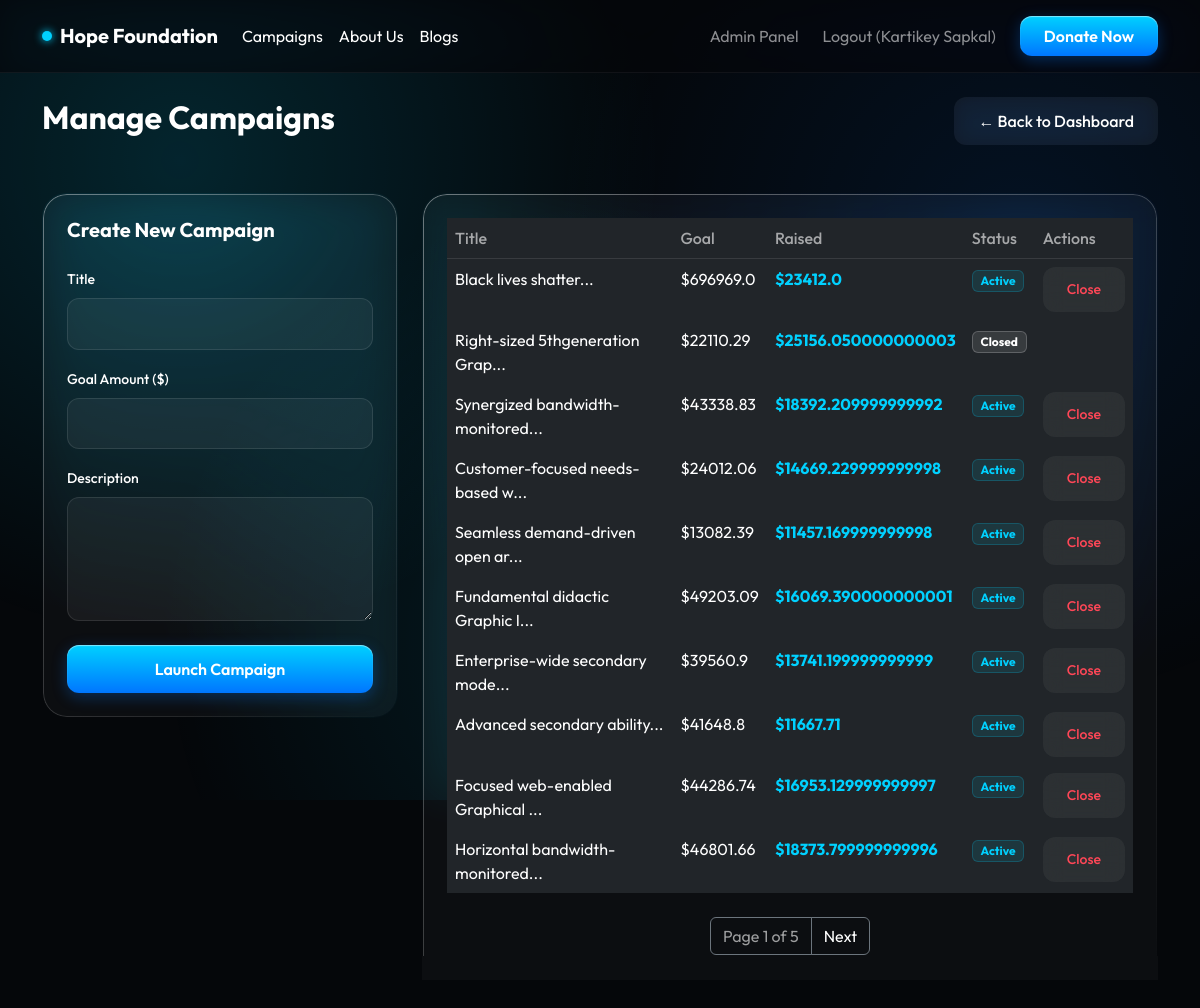
/admin/campaigns (signed in), run on the app's committed database.
### models.py (models this page shows, shortened)
class Campaign(db.Model):
    id = db.Column(db.Integer, primary_key=True)
    title = db.Column(db.String(150), nullable=False)
    category = db.Column(db.String(50), default='General')
    image_url = db.Column(db.String(255), default='https://via.placeholder.com/600x400?text=Campaign')
    description = db.Column(db.Text, nullable=False)
    goal_amount = db.Column(db.Float, nullable=False)
    raised_amount = db.Column(db.Float, default=0.0)
    is_active = db.Column(db.Boolean, default=True)
    created_at = db.Column(db.DateTime, default=datetime.utcnow)

### routes/admin.py (the view, shortened to what this page needs)
    @app.route('/admin/campaigns', methods=['GET', 'POST'])
    @admin_required
    def admin_campaigns():
        page = request.args.get('page', 1, type=int)
        campaigns = Campaign.query.order_by(Campaign.created_at.desc()).paginate(page=page, per_page=10)
        return render_template('admin_campaigns.html', campaigns=campaigns.items, pagination=campaigns)

### utils.py (called while the page is built)
def admin_required(f):
    @wraps(f)
    def decorated_function(*args, **kwargs):
        if 'user_id' not in session or not session.get('is_admin'):
            flash('Administrator access required.', 'danger')
            return redirect(url_for('index'))
        return f(*args, **kwargs)
    return decorated_function

### templates/admin_campaigns.html (shortened to what this page needs)
{% extends "base.html" %}
{% block content %}
<div class="d-flex justify-content-between align-items-center mb-5 mt-4">
    <h2 class="fw-bold text-white">Manage Campaigns</h2>
    <a href="{{ url_for('admin_dashboard') }}" class="btn btn-outline-glossy border-0">&larr; Back to Dashboard</a>
</div>
<div class="row g-4">
    <div class="col-lg-4">
        <div class="glossy-card p-4">
            <h5 class="fw-bold text-white mb-4">Create New Campaign</h5>
            <form method="POST">
                <div class="mb-3">
                    <label class="form-label text-white small fw-medium">Title</label>
                    <input type="text" name="title" class="form-control form-control-glossy" required>
                </div>
                <div class="mb-3">
                    <label class="form-label text-white small fw-medium">Goal Amount ($)</label>
                    <input type="number" name="goal_amount" class="form-control form-control-glossy" required>
                </div>
                <div class="mb-4">
                    <label class="form-label text-white small fw-medium">Description</label>
                    <textarea name="description" class="form-control form-control-glossy" rows="4" required></textarea>
                </div>
                <button type="submit" class="btn btn-primary-glossy w-100">Launch Campaign</button>
            </form>
        </div>
    </div>
    <div class="col-lg-8">
        <div class="glossy-card p-4">
            <div class="table-responsive">
                <table class="table table-dark table-borderless table-hover mb-0">
                    <thead style="border-bottom: 1px solid rgba(255,255,255,0.1);">
                        <tr>
                            <th class="text-muted fw-medium">Title</th>
                            <th class="text-muted fw-medium">Goal</th>
                            <th class="text-muted fw-medium">Raised</th>
                            <th class="text-muted fw-medium">Status</th>
                            <th class="text-muted fw-medium">Actions</th>
                        </tr>
                    </thead>
                    <tbody>
                        {% for c in campaigns %}
                        <tr>
                            <td>{{ c.title[:30] }}...</td>
                            <td>${{ c.goal_amount }}</td>
                            <td class="fw-bold" style="color: var(--accent-blue);">${{ c.raised_amount }}</td>
                            <td>
                                {% if c.is_active %}
                                    <span class="badge" style="background: rgba(0, 209, 255, 0.1); color: var(--accent-blue); border: 1px solid rgba(0, 209, 255, 0.2);">Active</span>
                                {% else %}
                                    <span class="badge" style="background: rgba(255, 255, 255, 0.1); color: #fff; border: 1px solid rgba(255, 255, 255, 0.2);">Closed</span>
                                {% endif %}
                            </td>
                            <td>
                                {% if c.is_active %}
                                    <a href="{{ url_for('close_campaign', id=c.id) }}" class="btn btn-sm btn-outline-glossy border-0" style="color: #ff4757;">Close</a>
                                {% endif %}
                            </td>
                        </tr>
                        {% endfor %}
                    </tbody>
                </table>
            </div>
            {% if pagination.pages > 1 %}
            <nav class="mt-4">
                <ul class="pagination justify-content-center mb-0">
                    <li class="page-item disabled"><span class="page-link bg-transparent text-muted border-secondary">Page {{ pagination.page }} of {{ pagination.pages }}</span></li>
                    {% if pagination.has_next %}
                        <li class="page-item"><a class="page-link bg-transparent text-white border-secondary" href="{{ url_for(request.endpoint, page=pagination.next_num) }}">Next</a></li>
                    {% endif %}
                </ul>
            </nav>
            {% endif %}
        </div>
    </div>
</div>
{% endblock %}

### templates/base.html (style rules this page uses)
:root { --bg-navy: #05070A; --accent-blue: #00D1FF; --accent-dark: #0076FF; --text-primary: #ffffff; --text-muted: rgba(255, 255, 255, 0.6); }
body { background-color: var(--bg-navy); color: var(--text-primary); font-family: 'Outfit', sans-serif; position: relative; overflow-x: hidden; animation: pageLoad 0.4s ease-out forwards; min-height: 100vh; }
body::before { content: ''; position: fixed; top: 0; left: 0; width: 100vw; height: 100vh; background: radial-gradient(circle at 15% 20%, rgba(0, 209, 255, 0.15), transparent 40%), radial-gradient(circle at 85% 30%, rgba(0, 118, 255, 0.1), transparent 40%), radial-gradient(circle at 50% 80%, rgba(0, 209, 255, 0.1), transparent 50%); z-index: -1; pointer-events: none; }
.glossy-card { background: rgba(255, 255, 255, 0.03); backdrop-filter: blur(20px); -webkit-backdrop-filter: blur(20px); border: 1px solid transparent; background-clip: padding-box; position: relative; border-radius: 24px; }
.glossy-card::before { content: ""; position: absolute; top: 0; left: 0; right: 0; bottom: 0; border-radius: inherit; padding: 1px; background: linear-gradient(135deg, rgba(255,255,255,0.4), transparent); -webkit-mask: linear-gradient(#fff 0 0) content-box, linear-gradient(#fff 0 0); -webkit-mask-composite: xor; mask-composite: exclude; pointer-events: none; }
.btn-primary-glossy { background: linear-gradient(180deg, #00D1FF 0%, #0076FF 100%); color: #fff; border: none; border-radius: 12px; box-shadow: inset 0 1px 1px rgba(255, 255, 255, 0.5), 0 4px 15px rgba(0, 118, 255, 0.3); font-weight: 600; padding: 0.75rem 1.5rem; transition: all 0.3s ease; }
.btn-outline-glossy { background: rgba(255, 255, 255, 0.05); border: 1px solid rgba(255, 255, 255, 0.2); color: #fff; border-radius: 12px; backdrop-filter: blur(10px); padding: 0.75rem 1.5rem; font-weight: 500; transition: all 0.3s ease; }
.text-muted { color: var(--text-muted) !important; }
.form-control-glossy, .form-select-glossy { background: rgba(255, 255, 255, 0.05) !important; border: 1px solid rgba(255, 255, 255, 0.1) !important; color: #fff !important; border-radius: 12px; padding: 0.8rem 1rem; transition: all 0.3s ease; }
.form-control-glossy::placeholder { color: rgba(255, 255, 255, 0.4) !important; }

### data on the page
Campaign: title "Black lives shatter", goal_amount "696969.0", raised_amount "23412.0", is_active "Active"
Campaign: title "Right-sized 5thgeneration Grap", goal_amount "22110.29", raised_amount "25156.050000000003", is_active "Closed"
Campaign: title "Synergized bandwidth-monitored", goal_amount "43338.83", raised_amount "18392.209999999992", is_active "Active"
Campaign: title "Customer-focused needs-based w", goal_amount "24012.06", raised_amount "14669.229999999998", is_active "Active"
Campaign: title "Seamless demand-driven open ar", goal_amount "13082.39", raised_amount "11457.169999999998", is_active "Active"
Campaign: title "Fundamental didactic Graphic I", goal_amount "49203.09", raised_amount "16069.390000000001", is_active "Active"
Campaign: title "Enterprise-wide secondary mode", goal_amount "39560.9", raised_amount "13741.199999999999", is_active "Active"
Campaign: title "Advanced secondary ability", goal_amount "41648.8", raised_amount "11667.71", is_active "Active"
Campaign: title "Focused web-enabled Graphical", goal_amount "44286.74", raised_amount "16953.129999999997", is_active "Active"
Campaign: title "Horizontal bandwidth-monitored", goal_amount "46801.66", raised_amount "18373.799999999996", is_active "Active"

### other printed values
{{ session.get('username') }} "Kartikey Sapkal"
{{ pagination.page }} "1"
{{ pagination.pages }} "5"
